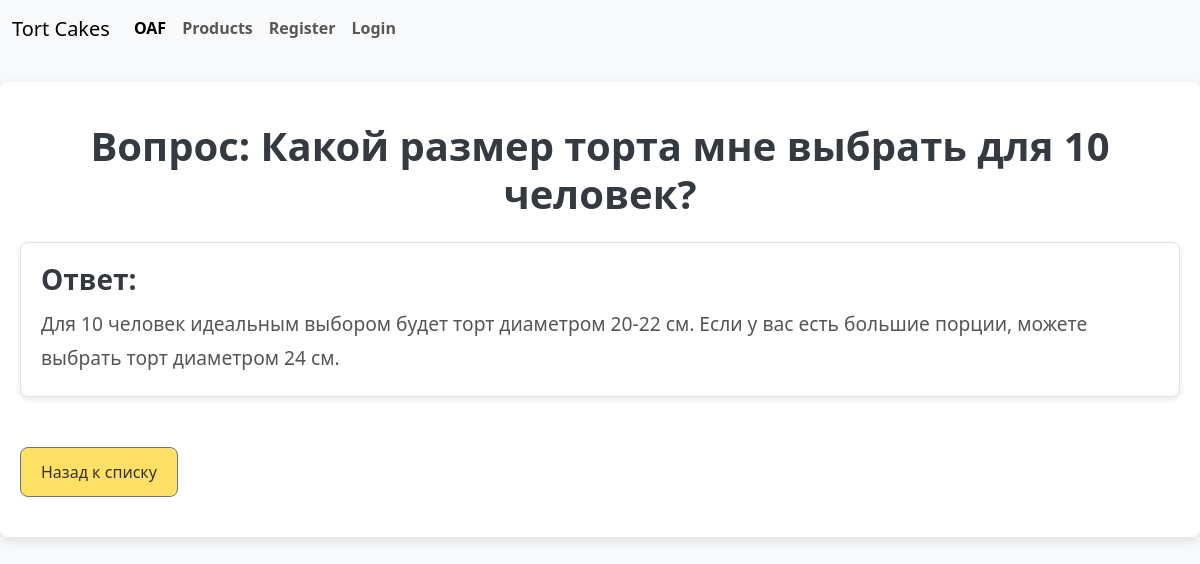
The app's page /oaf/1/ with its own data.
### post/models.py (models this page shows, shortened)
class OftenAskedQuestion(models.Model):
    question = models.TextField()
    answer = models.TextField()
    class Meta:
        verbose_name_plural = 'Часто задаваемые вопросы'
        verbose_name = 'Часто задаваемый вопрос'

### post/views.py (the view)
# urls.py: path('oaf/<int:oaf_id>/', oaf_detail_view, name='oaf_detail'),
def oaf_detail_view(request, oaf_id):
    if request.method == 'GET':
        oaf = OftenAskedQuestion.objects.get(id=oaf_id)
        return render(request,
                      'oaf/oaf_detail.html',
                      context={"oaf": oaf})

### templates/oaf/oaf_detail.html
{% extends 'components/navbar.html' %}}
{% load static %}
{% block content %}
<head>
    <link rel="stylesheet" type="text/css" href="{% static 'products/faq_detail.css' %}">
</head>
<div class="container mt-4">
    <h1 class="text-center mb-4">Вопрос: {{ oaf.question }}</h1>
    <div class="card">
        <div class="card-body">
            <h5 class="card-title">Ответ:</h5>
            <p class="card-text">{{ oaf.answer }}</p>
        </div>
    </div>
    <div class="mt-4">
        <a href="{% url 'oaf_list' %}" class="btn btn-secondary">Назад к списку</a>
    </div>
</div>
{% endblock %}

### static/products/faq_detail.css (style rules this page uses)
* { margin: 0; padding: 0; box-sizing: border-box; }
body { font-family: 'Segoe UI', Tahoma, Geneva, Verdana, sans-serif; background-color: #f8f9fa; color: #333; line-height: 1.6; }
.container { max-width: 1200px; margin: 0 auto; padding: 40px 20px; background-color: #fff; border-radius: 8px; box-shadow: 0 4px 12px rgba(0, 0, 0, 0.1); }
h1 { font-size: 2.5rem; font-weight: bold; color: #343a40; text-align: center; margin-bottom: 30px; }
.card { background-color: #fff; border: 1px solid #e2e2e2; border-radius: 8px; box-shadow: 0 2px 6px rgba(0, 0, 0, 0.1); margin-bottom: 30px; }
.card-body { padding: 20px; }
.card-title { font-size: 1.75rem; color: #343a40; font-weight: 600; margin-bottom: 10px; }
.card-text { color: #555; font-size: 1.2rem; line-height: 1.8; }
.btn-secondary { background-color: #ffe066; color: #333; border-radius: 8px; padding: 12px 20px; font-size: 1rem; text-align: center; text-decoration: none; transition: background-color 0.3s ease; margin-top: 20px; }
html { scroll-behavior: smooth; }

### records on screen
OftenAskedQuestion: question "Какой размер торта мне выбрать для 10 человек?", answer "Для 10 человек идеальным выбором будет торт диаметром 20-22 см. Если у вас есть большие порции, можете выбрать торт диаметром 24 см."
